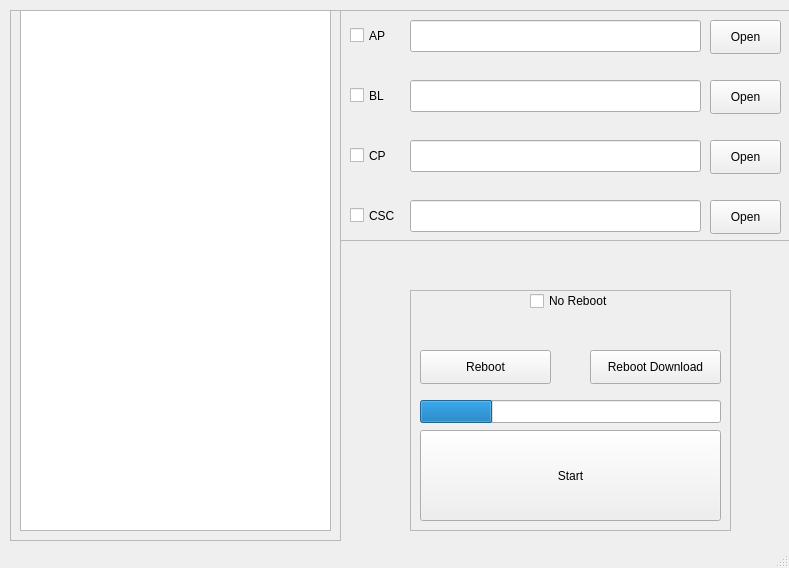
<?xml version="1.0" encoding="UTF-8"?>
<ui version="4.0">
 <class>MainWindow</class>
 <widget class="QMainWindow" name="MainWindow">
  <property name="geometry">
   <rect>
    <x>0</x>
    <y>0</y>
    <width>789</width>
    <height>568</height>
   </rect>
  </property>
  <property name="sizePolicy">
   <sizepolicy hsizetype="Fixed" vsizetype="Fixed">
    <horstretch>0</horstretch>
    <verstretch>0</verstretch>
   </sizepolicy>
  </property>
  <property name="cursor">
   <cursorShape>ArrowCursor</cursorShape>
  </property>
  <property name="mouseTracking">
   <bool>false</bool>
  </property>
  <property name="windowTitle">
   <string>MainWindow</string>
  </property>
  <widget class="QWidget" name="centralwidget">
   <widget class="QFrame" name="frame">
    <property name="geometry">
     <rect>
      <x>410</x>
      <y>290</y>
      <width>321</width>
      <height>241</height>
     </rect>
    </property>
    <property name="frameShape">
     <enum>QFrame::Shape::StyledPanel</enum>
    </property>
    <property name="frameShadow">
     <enum>QFrame::Shadow::Raised</enum>
    </property>
    <widget class="QPushButton" name="StartButton">
     <property name="geometry">
      <rect>
       <x>10</x>
       <y>140</y>
       <width>301</width>
       <height>91</height>
      </rect>
     </property>
     <property name="text">
      <string>Start</string>
     </property>
    </widget>
    <widget class="QCheckBox" name="NoRebootCheckBox">
     <property name="geometry">
      <rect>
       <x>120</x>
       <y>0</y>
       <width>101</width>
       <height>22</height>
      </rect>
     </property>
     <property name="text">
      <string>No Reboot</string>
     </property>
    </widget>
    <widget class="QPushButton" name="RebootDownloadButton">
     <property name="geometry">
      <rect>
       <x>180</x>
       <y>60</y>
       <width>131</width>
       <height>34</height>
      </rect>
     </property>
     <property name="text">
      <string>Reboot Download</string>
     </property>
    </widget>
    <widget class="QProgressBar" name="progressBar">
     <property name="geometry">
      <rect>
       <x>10</x>
       <y>110</y>
       <width>301</width>
       <height>23</height>
      </rect>
     </property>
     <property name="value">
      <number>24</number>
     </property>
     <property name="textVisible">
      <bool>false</bool>
     </property>
    </widget>
    <widget class="QPushButton" name="RebootButton">
     <property name="geometry">
      <rect>
       <x>10</x>
       <y>60</y>
       <width>131</width>
       <height>34</height>
      </rect>
     </property>
     <property name="text">
      <string>Reboot</string>
     </property>
    </widget>
   </widget>
   <widget class="QFrame" name="frame_2">
    <property name="geometry">
     <rect>
      <x>340</x>
      <y>10</y>
      <width>451</width>
      <height>231</height>
     </rect>
    </property>
    <property name="frameShape">
     <enum>QFrame::Shape::StyledPanel</enum>
    </property>
    <property name="frameShadow">
     <enum>QFrame::Shadow::Raised</enum>
    </property>
    <widget class="QCheckBox" name="CSCCheckBox">
     <property name="geometry">
      <rect>
       <x>10</x>
       <y>190</y>
       <width>51</width>
       <height>31</height>
      </rect>
     </property>
     <property name="text">
      <string>CSC</string>
     </property>
    </widget>
    <widget class="QLineEdit" name="CPPath">
     <property name="geometry">
      <rect>
       <x>70</x>
       <y>130</y>
       <width>291</width>
       <height>32</height>
      </rect>
     </property>
    </widget>
    <widget class="QPushButton" name="APOpenButton">
     <property name="geometry">
      <rect>
       <x>370</x>
       <y>10</y>
       <width>71</width>
       <height>34</height>
      </rect>
     </property>
     <property name="text">
      <string>Open</string>
     </property>
    </widget>
    <widget class="QLineEdit" name="APPath">
     <property name="geometry">
      <rect>
       <x>70</x>
       <y>10</y>
       <width>291</width>
       <height>32</height>
      </rect>
     </property>
    </widget>
    <widget class="QPushButton" name="BLOpenButton">
     <property name="geometry">
      <rect>
       <x>370</x>
       <y>70</y>
       <width>71</width>
       <height>34</height>
      </rect>
     </property>
     <property name="text">
      <string>Open</string>
     </property>
    </widget>
    <widget class="QLineEdit" name="BLPath">
     <property name="geometry">
      <rect>
       <x>70</x>
       <y>70</y>
       <width>291</width>
       <height>32</height>
      </rect>
     </property>
    </widget>
    <widget class="QCheckBox" name="APCheckBox">
     <property name="geometry">
      <rect>
       <x>10</x>
       <y>10</y>
       <width>51</width>
       <height>31</height>
      </rect>
     </property>
     <property name="text">
      <string>AP</string>
     </property>
    </widget>
    <widget class="QLineEdit" name="CSCPath">
     <property name="geometry">
      <rect>
       <x>70</x>
       <y>190</y>
       <width>291</width>
       <height>32</height>
      </rect>
     </property>
    </widget>
    <widget class="QPushButton" name="CPOpenButton">
     <property name="geometry">
      <rect>
       <x>370</x>
       <y>130</y>
       <width>71</width>
       <height>34</height>
      </rect>
     </property>
     <property name="text">
      <string>Open</string>
     </property>
    </widget>
    <widget class="QCheckBox" name="BLCheckBox">
     <property name="geometry">
      <rect>
       <x>10</x>
       <y>70</y>
       <width>51</width>
       <height>31</height>
      </rect>
     </property>
     <property name="text">
      <string>BL</string>
     </property>
    </widget>
    <widget class="QCheckBox" name="CPCheckBox">
     <property name="geometry">
      <rect>
       <x>10</x>
       <y>130</y>
       <width>51</width>
       <height>31</height>
      </rect>
     </property>
     <property name="text">
      <string>CP</string>
     </property>
    </widget>
    <widget class="QPushButton" name="CSCOpenButton">
     <property name="geometry">
      <rect>
       <x>370</x>
       <y>190</y>
       <width>71</width>
       <height>34</height>
      </rect>
     </property>
     <property name="text">
      <string>Open</string>
     </property>
    </widget>
   </widget>
   <widget class="QFrame" name="frame_3">
    <property name="geometry">
     <rect>
      <x>10</x>
      <y>10</y>
      <width>331</width>
      <height>531</height>
     </rect>
    </property>
    <property name="frameShape">
     <enum>QFrame::Shape::StyledPanel</enum>
    </property>
    <property name="frameShadow">
     <enum>QFrame::Shadow::Raised</enum>
    </property>
    <widget class="QPlainTextEdit" name="plainTextEdit">
     <property name="geometry">
      <rect>
       <x>10</x>
       <y>0</y>
       <width>311</width>
       <height>521</height>
      </rect>
     </property>
    </widget>
   </widget>
  </widget>
  <widget class="QStatusBar" name="statusbar"/>
 </widget>
 <resources/>
 <connections/>
</ui>
